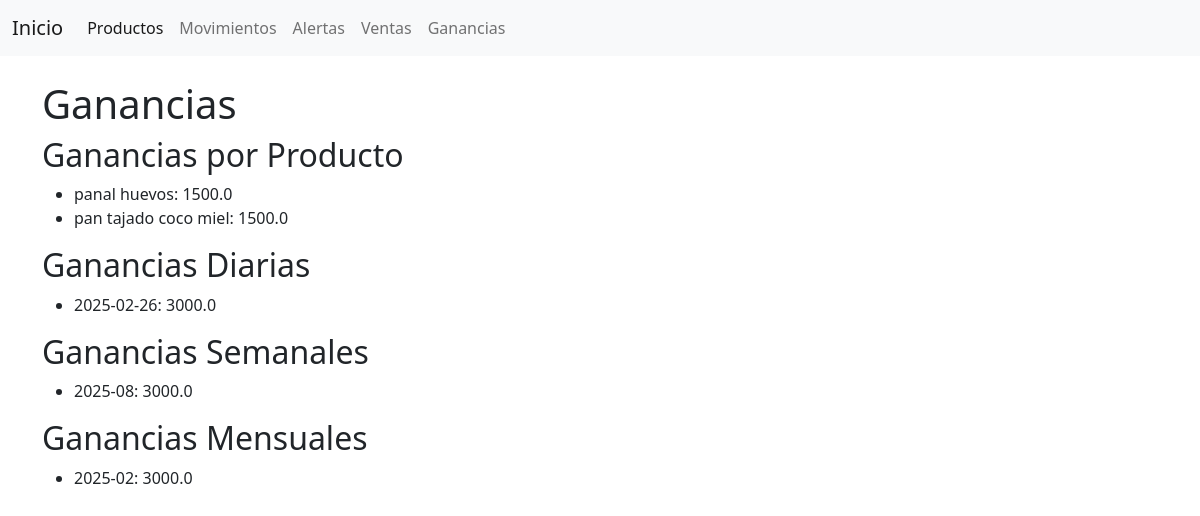
Before: /ganancias with the older database file.
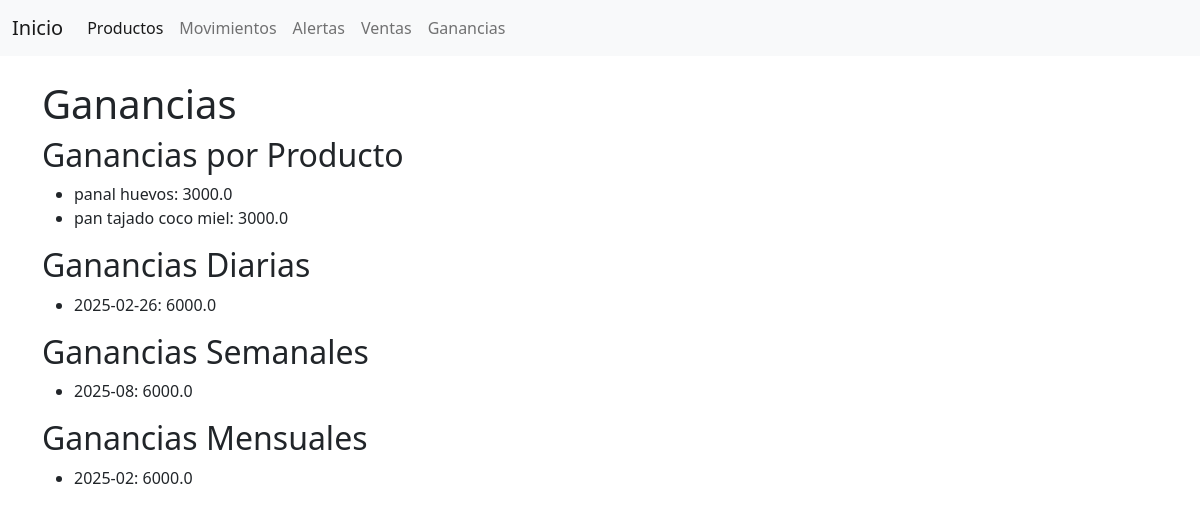
After: the same page with the newer database file.
### app.py (models this page shows)
class Producto(db.Model):
    id = db.Column(db.Integer, primary_key=True)
    nombre = db.Column(db.String(100), nullable=False)
    categoria = db.Column(db.String(100), nullable=False)
    precio_compra = db.Column(db.Float, nullable=False)
    precio_venta = db.Column(db.Float, nullable=False)
    stock_disponible = db.Column(db.Integer, nullable=False)
    proveedor = db.Column(db.String(100), nullable=False)
    umbral_alerta = db.Column(db.Integer, nullable=False, default=5)

### app.py (the view)
@app.route('/ganancias')
def ganancias():
    productos = Producto.query.all()
    ventas = Venta.query.all()
    ganancias_por_producto = {}
    for producto in productos:
        ganancia_total = 0
        for venta in ventas:
            if venta.producto_id == producto.id:
                ganancia_total += (venta.precio_venta_unitario - producto.precio_compra) * venta.cantidad_vendida
        ganancias_por_producto[producto.nombre] = ganancia_total
    ganancias_diarias = {}
    ganancias_semanales = {}
    ganancias_mensuales = {}
    from datetime import datetime, timedelta
    hoy = datetime.now()
    ayer = hoy - timedelta(days=1)
    semana_pasada = hoy - timedelta(days=7)
    mes_pasado = hoy - timedelta(days=30)
    for venta in ventas:
        fecha_venta = venta.fecha_venta
        if fecha_venta > ayer:
            if fecha_venta.strftime('%Y-%m-%d') not in ganancias_diarias:
                ganancias_diarias[fecha_venta.strftime('%Y-%m-%d')] = 0
            producto = Producto.query.get(venta.producto_id)
            ganancias_diarias[fecha_venta.strftime('%Y-%m-%d')] += (venta.precio_venta_unitario - producto.precio_compra) * venta.cantidad_vendida
        if fecha_venta > semana_pasada:
            if fecha_venta.strftime('%Y-%W') not in ganancias_semanales:
                ganancias_semanales[fecha_venta.strftime('%Y-%W')] = 0
            producto = Producto.query.get(venta.producto_id)
            ganancias_semanales[fecha_venta.strftime('%Y-%W')] += (venta.precio_venta_unitario - producto.precio_compra) * venta.cantidad_vendida
        if fecha_venta > mes_pasado:
            if fecha_venta.strftime('%Y-%m') not in ganancias_mensuales:
                ganancias_mensuales[fecha_venta.strftime('%Y-%m')] = 0
            producto = Producto.query.get(venta.producto_id)
            ganancias_mensuales[fecha_venta.strftime('%Y-%m')] += (venta.precio_venta_unitario - producto.precio_compra) * venta.cantidad_vendida
    return render_template('ganancias.html', ganancias_por_producto=ganancias_por_producto,
                           ganancias_diarias=ganancias_diarias, ganancias_semanales=ganancias_semanales,
                           ganancias_mensuales=ganancias_mensuales)

### templates/ganancias.html
{% extends 'index.html' %}
{% block contenido %}
    <h1>Ganancias</h1>
    <h2>Ganancias por Producto</h2>
    <ul>
    {% for producto, ganancia in ganancias_por_producto.items() %}
        <li>{{ producto }}: {{ ganancia }}</li>
    {% endfor %}
    </ul>
    <h2>Ganancias Diarias</h2>
    <ul>
    {% for fecha, ganancia in ganancias_diarias.items() %}
        <li>{{ fecha }}: {{ ganancia }}</li>
    {% endfor %}
    </ul>
    <h2>Ganancias Semanales</h2>
    <ul>
    {% for semana, ganancia in ganancias_semanales.items() %}
        <li>{{ semana }}: {{ ganancia }}</li>
    {% endfor %}
    </ul>
    <h2>Ganancias Mensuales</h2>
    <ul>
    {% for mes, ganancia in ganancias_mensuales.items() %}
        <li>{{ mes }}: {{ ganancia }}</li>
    {% endfor %}
    </ul>
{% endblock %}

Changed rows visible on the page:
changed Producto "panal huevos": ganancia "1500.0" → "3000.0"
changed Producto "pan tajado coco miel": ganancia "1500.0" → "3000.0"
Other visible differences:
new list line: "2025-02-26 : 6000.0"
new list line: "2025-08 : 6000.0"
new list line: "2025-02 : 6000.0"
list line gone: "2025-02-26 : 3000.0"
list line gone: "2025-08 : 3000.0"
list line gone: "2025-02 : 3000.0"
